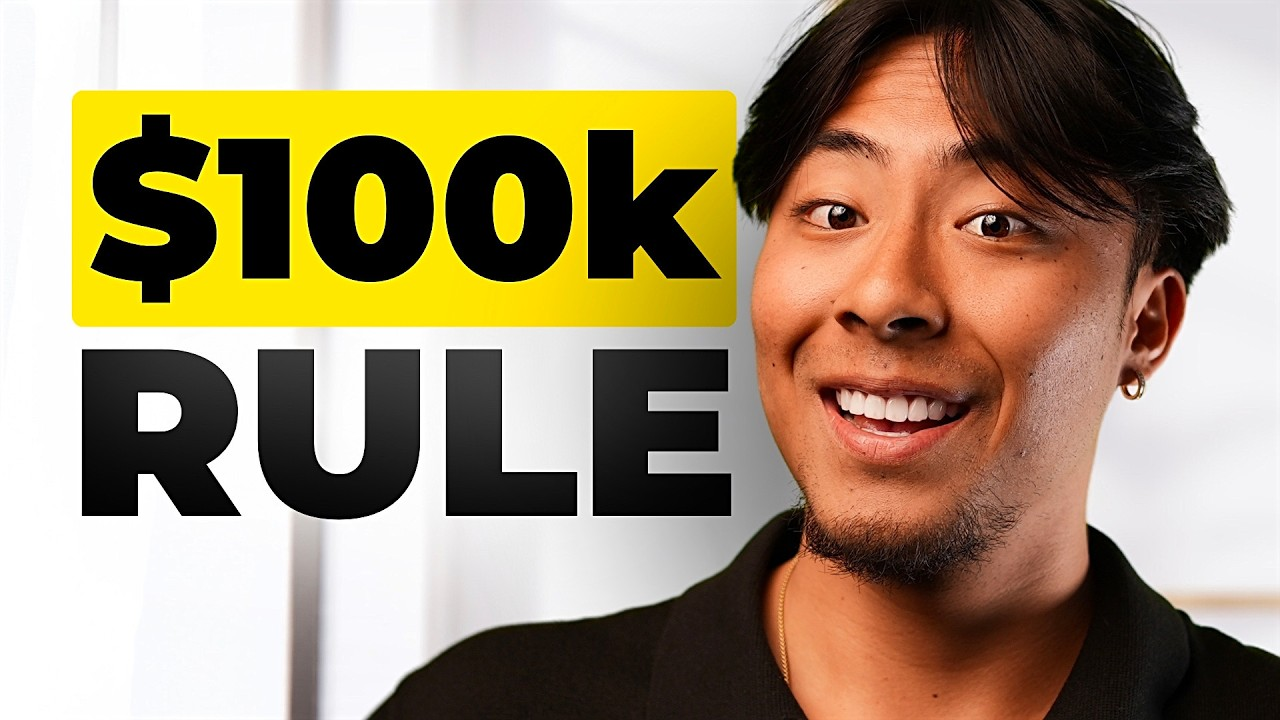
#> input picture eval_thumbnails/alex.jpg, 1280 x 720 px
$ python -i scoring.py   (imports and definitions only)
#> lines starting #> are read from the running program, lines starting #| are printed output that depends on the picture
from PIL import Image, ImageFilter, ImageEnhance, ImageOps
import numpy as np
import math

# Optional OCR: will work if pytesseract is installed, otherwise fallback
try:
    import pytesseract
    OCR_AVAILABLE = True
except Exception:
    OCR_AVAILABLE = False

def _to_gray_np(img: Image.Image):
    return np.array(img.convert("L"), dtype=np.uint8)

def _edge_density(img: Image.Image):
    gray = img.convert("L")
    edges = gray.filter(ImageFilter.FIND_EDGES)
    arr = np.array(edges)
    edge_pixels = (arr > 30).sum()
    total = arr.size
    return edge_pixels / (total + 1e-9)

def _contrast_score(img: Image.Image):
    gray = img.convert("L")
    arr = np.array(gray).astype(float)
    dyn = (arr.max() - arr.min()) / 255.0
    std = arr.std() / 128.0
    val = 0.6 * dyn + 0.4 * std
    return max(0.0, min(1.0, val))

def _text_readability_score(img: Image.Image):
    if OCR_AVAILABLE:
        try:
            text = pytesseract.image_to_string(img)
            chars = len(text.strip())
            lines = len([l for l in text.splitlines() if l.strip() != ""])
            score = min(1.0, (chars / 100.0) + (lines / 4.0))
            return score
        except Exception:
            pass
    gray = img.convert("L")
    edges = gray.filter(ImageFilter.FIND_EDGES)
    earr = np.array(edges)
    arr = np.array(gray)
    strong = ((earr > 50) & (arr > 20) & (arr < 235)).sum()
    prop = strong / (arr.size + 1e-9)
    return min(1.0, prop * 10.0)

# [27 lines left out: functions _subject_focus_score, _emotional_impact_score, not called in this run]

def _normalize_to_0_10(x):
    return round(float(x) * 10.0, 1)

def analyze_image(img: Image.Image, title: str=""):
    # compute heuristics
    edge_den = _edge_density(img)
    contrast = _contrast_score(img)
    text_read = _text_readability_score(img)
    focus = _subject_focus_score(img)
    emotional = _emotional_impact_score(img)

    scores = {
        "clarity": _normalize_to_0_10(edge_den),
        "contrast": _normalize_to_0_10(contrast),
        "text_readability": _normalize_to_0_10(text_read),
        "subject_focus": _normalize_to_0_10(focus),
        "emotional_impact": _normalize_to_0_10(emotional)
    }

    weights = {
        "clarity": 0.18,
        "contrast": 0.18,
        "text_readability": 0.26,
        "subject_focus": 0.22,
        "emotional_impact": 0.16
    }
    overall_value = 0.0
    for k,w in weights.items():
        overall_value += (scores[k] / 10.0) * w
    overall = _normalize_to_0_10(overall_value)

    explanations = {
        "clarity": f"Edge density suggests clarity {scores['clarity']}/10.",
        "contrast": f"Contrast heuristic {scores['contrast']}/10.",
        "text_readability": f"Text readability {scores['text_readability']}/10.",
        "subject_focus": f"Subject focus {scores['subject_focus']}/10.",
        "emotional_impact": f"Emotional impact {scores['emotional_impact']}/10."
    }

    suggestions = []
    if scores["text_readability"] < 6.0:
        suggestions.append("Increase headline text size and use bold sans-serif for readability.")
    if scores["contrast"] < 6.0:
        suggestions.append("Increase contrast or add vignette to separate subject.")
    if scores["clarity"] < 5.0:
        suggestions.append("Sharpen or crop tighter to make the subject clearer.")
    if scores["emotional_impact"] < 5.0:
        suggestions.append("Use warmer highlights and higher saturation for emotional pull.")
    if not suggestions:
        suggestions.append("Thumbnail looks solid; consider small A/B text or color tweaks.")

    prompt = "High-contrast YouTube thumbnail: close-up of subject, bold headline text, strong color separation."

    # create simple heatmap: edge-enhanced visualization
    edges = img.convert("L").filter(ImageFilter.FIND_EDGES)
    edges = ImageEnhance.Contrast(edges).enhance(2.0)
    heatmap_rgb = ImageOps.colorize(edges, black="black", white="white").convert("RGB")
    heatmap_rgb = heatmap_rgb.resize(img.size)

    return {
        "scores": {"overall": overall, **scores},
        "explanations": explanations,
        "suggestions": suggestions,
        "prompts": {"redesign_prompt": prompt},
        "heatmap_image": heatmap_rgb
    }

>>> from PIL import Image
>>> picture = Image.open('../../../eval_thumbnails/alex.jpg')
#> picture is the input picture: PIL image 1280x720 RGB; mean R, G, B 160.7, 141.7, 111.9
>>> result = analyze_image(picture)
#> in _edge_density, `gray = img.convert("L")`:
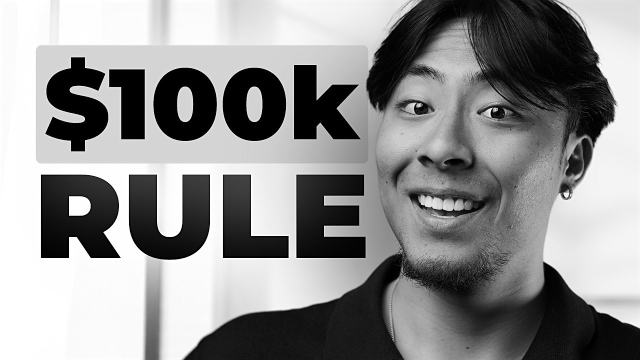
#> gray: PIL image 1280x720 L (shown at 1/2 size); min 0, max 255, mean 143.9
#> in _edge_density, `edges = gray.filter(ImageFilter.FIND_EDGES)`:
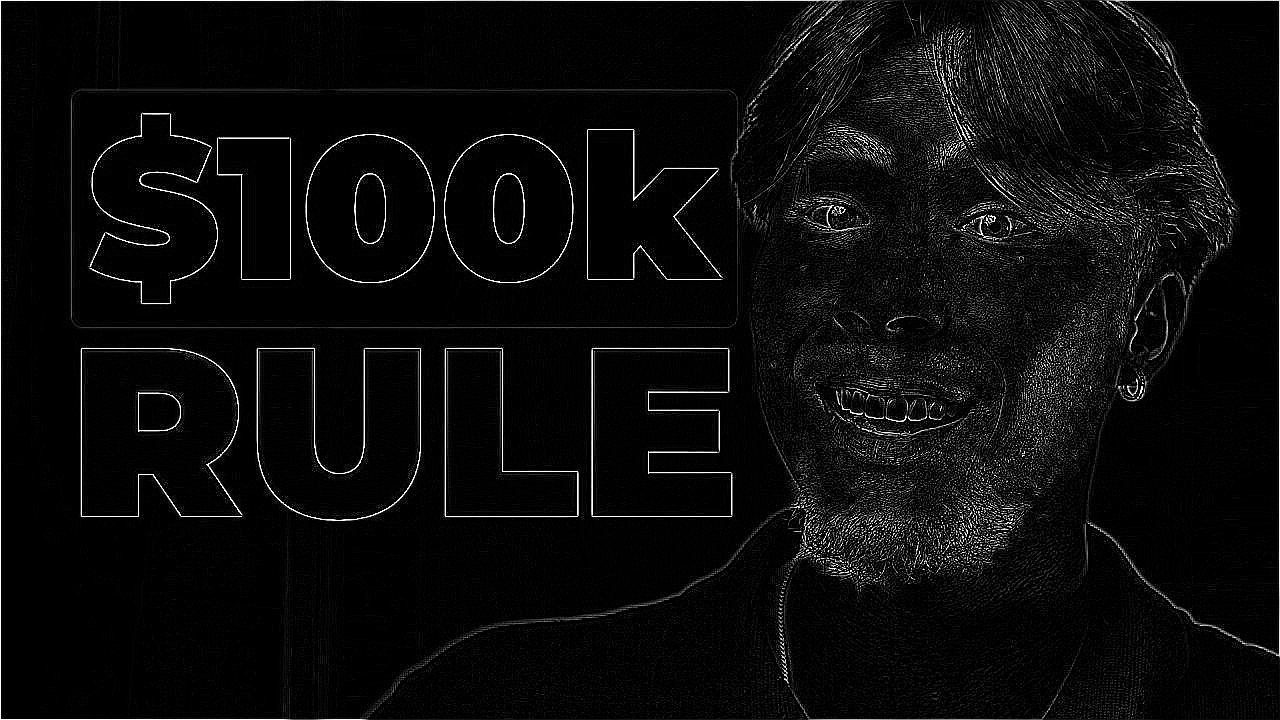
#> edges: PIL image 1280x720 L; min 0, max 255, mean 10.9
#> in _edge_density, `edge_pixels = (arr > 30).sum()`: edge_pixels = 78072
#> in analyze_image, `edge_den = _edge_density(img)`: edge_den = 0.0847
#> in _contrast_score, `dyn = (arr.max() - arr.min()) / 255.0`: dyn = 1
#> in _contrast_score, `std = arr.std() / 128.0`: std = 0.759
#> in _contrast_score, `val = 0.6 * dyn + 0.4 * std`: val = 0.903
#> (the run stopped early here; a loop or call above may not have finished)

$ run again, on eval_thumbnails/bbs.jpg
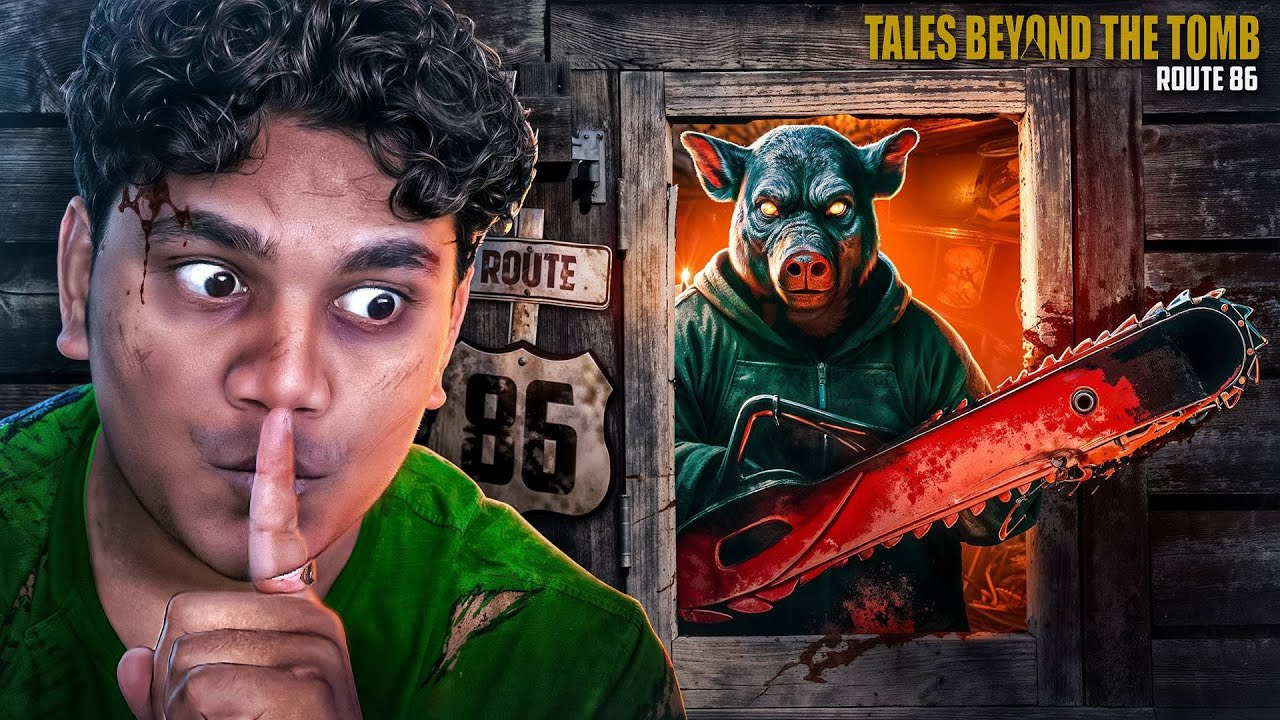
#> input picture eval_thumbnails/bbs.jpg, 1280 x 720 px
#> picture is the input picture: PIL image 1280x720 RGB; mean R, G, B 81.9, 62.6, 55.1
#> in _edge_density, `gray = img.convert("L")`:
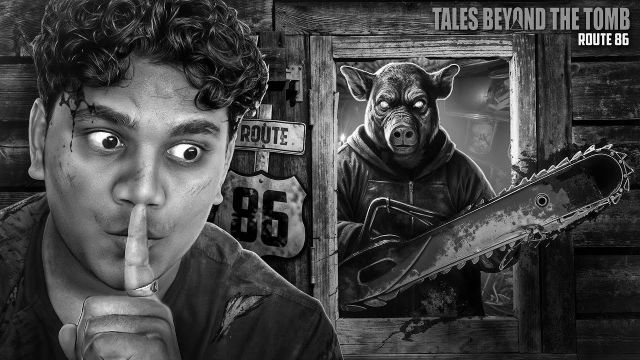
#> gray: PIL image 1280x720 L (shown at 1/2 size); min 0, max 255, mean 67.5
#> in _edge_density, `edges = gray.filter(ImageFilter.FIND_EDGES)`:
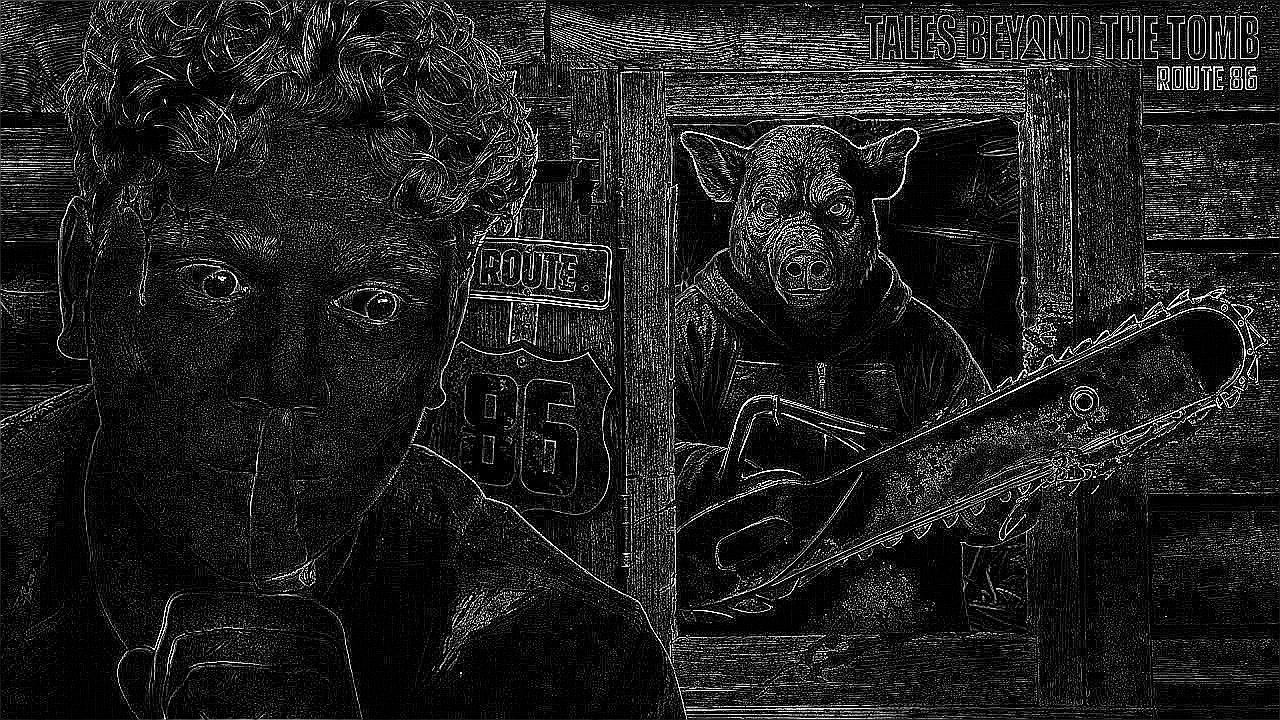
#> edges: PIL image 1280x720 L; min 0, max 255, mean 31.6
#> edge_pixels = 245936
#> edge_den = 0.267
#> dyn = 1
#> std = 0.419
#> val = 0.767

$ run again, on eval_thumbnails/dhruv.jpg
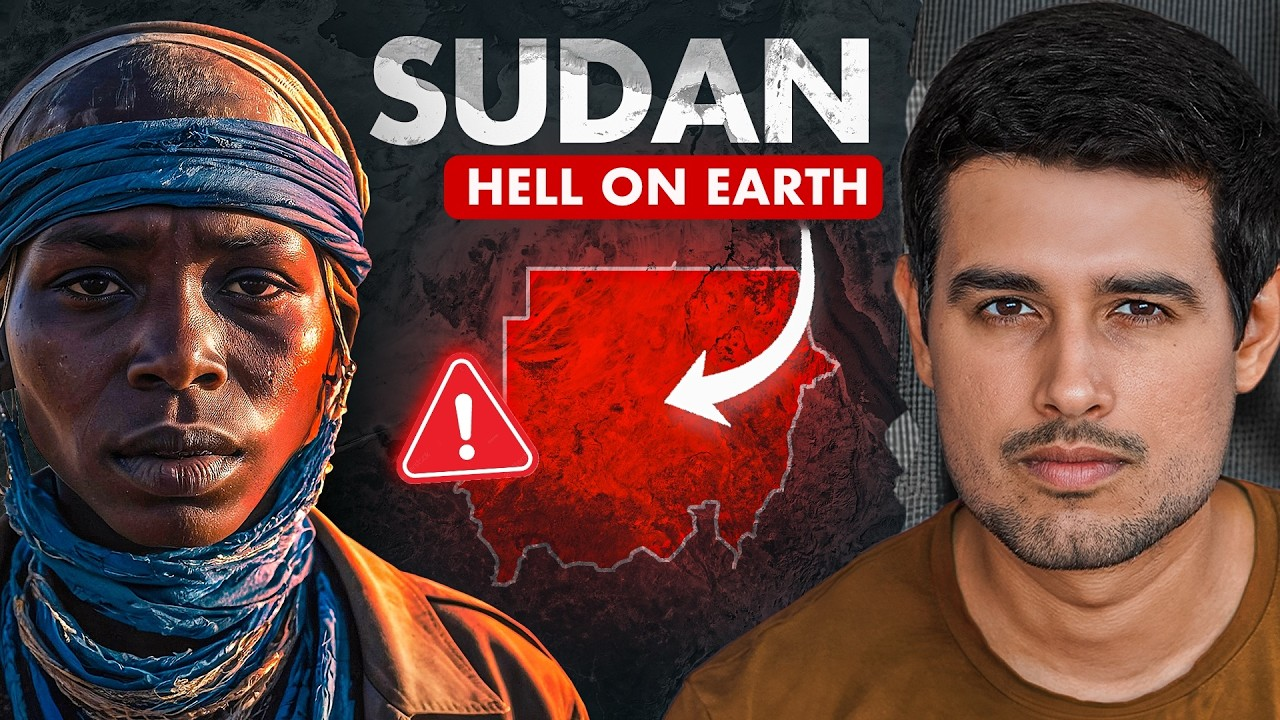
#> input picture eval_thumbnails/dhruv.jpg, 1280 x 720 px
#> picture is the input picture: PIL image 1280x720 RGB; mean R, G, B 104.8, 67.6, 62
#> in _edge_density, `gray = img.convert("L")`:
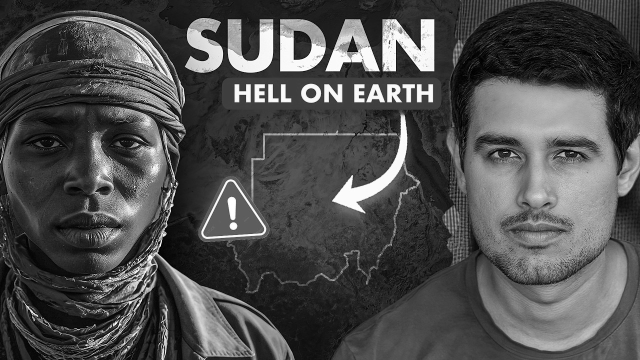
#> gray: PIL image 1280x720 L (shown at 1/2 size); min 0, max 255, mean 78.1
#> in _edge_density, `edges = gray.filter(ImageFilter.FIND_EDGES)`:
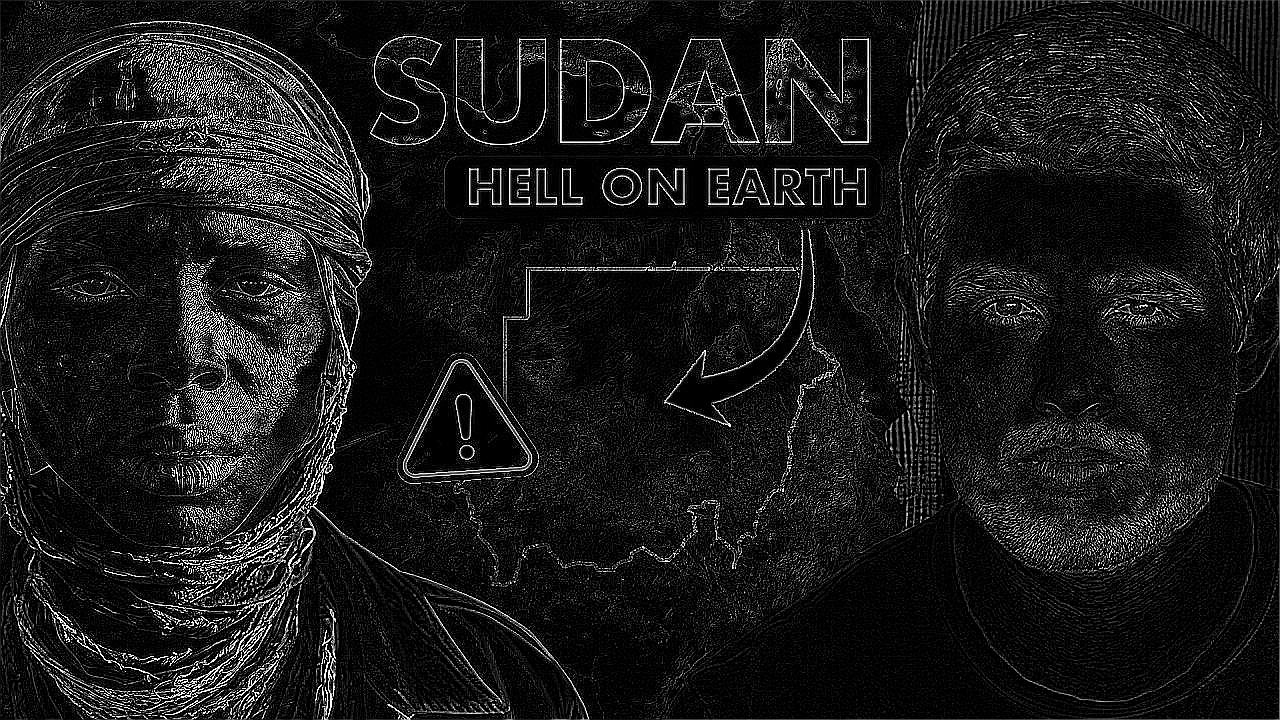
#> edges: PIL image 1280x720 L; min 0, max 255, mean 26.3
#> edge_pixels = 204847
#> edge_den = 0.222
#> dyn = 1
#> std = 0.465
#> val = 0.786
